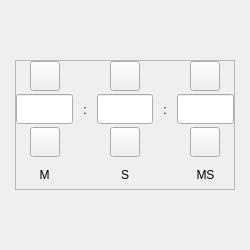
<?xml version="1.0" encoding="UTF-8"?>
<ui version="4.0">
 <class>CountDownWidget</class>
 <widget class="QWidget" name="CountDownWidget">
  <property name="geometry">
   <rect>
    <x>0</x>
    <y>0</y>
    <width>250</width>
    <height>250</height>
   </rect>
  </property>
  <property name="minimumSize">
   <size>
    <width>250</width>
    <height>250</height>
   </size>
  </property>
  <property name="maximumSize">
   <size>
    <width>250</width>
    <height>250</height>
   </size>
  </property>
  <property name="windowTitle">
   <string>Form</string>
  </property>
  <layout class="QGridLayout" name="gridLayout">
   <property name="leftMargin">
    <number>0</number>
   </property>
   <property name="topMargin">
    <number>0</number>
   </property>
   <property name="rightMargin">
    <number>0</number>
   </property>
   <property name="bottomMargin">
    <number>0</number>
   </property>
   <property name="spacing">
    <number>0</number>
   </property>
   <item row="0" column="0">
    <widget class="QFrame" name="frame">
     <property name="minimumSize">
      <size>
       <width>220</width>
       <height>130</height>
      </size>
     </property>
     <property name="maximumSize">
      <size>
       <width>220</width>
       <height>130</height>
      </size>
     </property>
     <property name="sizeIncrement">
      <size>
       <width>0</width>
       <height>0</height>
      </size>
     </property>
     <property name="frameShape">
      <enum>QFrame::StyledPanel</enum>
     </property>
     <property name="frameShadow">
      <enum>QFrame::Raised</enum>
     </property>
     <layout class="QHBoxLayout" name="horizontalLayout_7">
      <property name="spacing">
       <number>2</number>
      </property>
      <property name="leftMargin">
       <number>0</number>
      </property>
      <property name="topMargin">
       <number>0</number>
      </property>
      <property name="rightMargin">
       <number>0</number>
      </property>
      <property name="bottomMargin">
       <number>0</number>
      </property>
      <item>
       <layout class="QVBoxLayout" name="verticalLayout">
        <property name="spacing">
         <number>3</number>
        </property>
        <item>
         <layout class="QHBoxLayout" name="horizontalLayout">
          <item>
           <spacer name="horizontalSpacer">
            <property name="orientation">
             <enum>Qt::Horizontal</enum>
            </property>
            <property name="sizeHint" stdset="0">
             <size>
              <width>13</width>
              <height>20</height>
             </size>
            </property>
           </spacer>
          </item>
          <item>
           <widget class="QToolButton" name="toolButton">
            <property name="minimumSize">
             <size>
              <width>30</width>
              <height>30</height>
             </size>
            </property>
            <property name="maximumSize">
             <size>
              <width>30</width>
              <height>30</height>
             </size>
            </property>
            <property name="text">
             <string/>
            </property>
            <property name="icon">
             <iconset resource="../img.qrc">
              <normaloff>:/image/up.png</normaloff>:/image/up.png</iconset>
            </property>
            <property name="iconSize">
             <size>
              <width>16</width>
              <height>16</height>
             </size>
            </property>
           </widget>
          </item>
          <item>
           <spacer name="horizontalSpacer_2">
            <property name="orientation">
             <enum>Qt::Horizontal</enum>
            </property>
            <property name="sizeHint" stdset="0">
             <size>
              <width>13</width>
              <height>20</height>
             </size>
            </property>
           </spacer>
          </item>
         </layout>
        </item>
        <item>
         <widget class="QLineEdit" name="edit_min">
          <property name="minimumSize">
           <size>
            <width>50</width>
            <height>30</height>
           </size>
          </property>
         </widget>
        </item>
        <item>
         <layout class="QHBoxLayout" name="horizontalLayout_2">
          <item>
           <spacer name="horizontalSpacer_3">
            <property name="orientation">
             <enum>Qt::Horizontal</enum>
            </property>
            <property name="sizeHint" stdset="0">
             <size>
              <width>13</width>
              <height>20</height>
             </size>
            </property>
           </spacer>
          </item>
          <item>
           <widget class="QToolButton" name="toolButton_2">
            <property name="minimumSize">
             <size>
              <width>30</width>
              <height>30</height>
             </size>
            </property>
            <property name="maximumSize">
             <size>
              <width>30</width>
              <height>30</height>
             </size>
            </property>
            <property name="text">
             <string/>
            </property>
            <property name="icon">
             <iconset resource="../img.qrc">
              <normaloff>:/image/down.png</normaloff>:/image/down.png</iconset>
            </property>
            <property name="iconSize">
             <size>
              <width>16</width>
              <height>16</height>
             </size>
            </property>
           </widget>
          </item>
          <item>
           <spacer name="horizontalSpacer_4">
            <property name="orientation">
             <enum>Qt::Horizontal</enum>
            </property>
            <property name="sizeHint" stdset="0">
             <size>
              <width>13</width>
              <height>20</height>
             </size>
            </property>
           </spacer>
          </item>
         </layout>
        </item>
        <item>
         <widget class="QLabel" name="label_3">
          <property name="text">
           <string>M</string>
          </property>
          <property name="alignment">
           <set>Qt::AlignCenter</set>
          </property>
         </widget>
        </item>
       </layout>
      </item>
      <item>
       <layout class="QVBoxLayout" name="verticalLayout_4">
        <item>
         <spacer name="verticalSpacer_3">
          <property name="orientation">
           <enum>Qt::Vertical</enum>
          </property>
          <property name="sizeType">
           <enum>QSizePolicy::Fixed</enum>
          </property>
          <property name="sizeHint" stdset="0">
           <size>
            <width>20</width>
            <height>20</height>
           </size>
          </property>
         </spacer>
        </item>
        <item>
         <widget class="QLabel" name="label">
          <property name="text">
           <string>:</string>
          </property>
          <property name="alignment">
           <set>Qt::AlignCenter</set>
          </property>
         </widget>
        </item>
        <item>
         <spacer name="verticalSpacer">
          <property name="orientation">
           <enum>Qt::Vertical</enum>
          </property>
          <property name="sizeType">
           <enum>QSizePolicy::Fixed</enum>
          </property>
          <property name="sizeHint" stdset="0">
           <size>
            <width>20</width>
            <height>50</height>
           </size>
          </property>
         </spacer>
        </item>
       </layout>
      </item>
      <item>
       <layout class="QVBoxLayout" name="verticalLayout_2">
        <property name="spacing">
         <number>3</number>
        </property>
        <item>
         <layout class="QHBoxLayout" name="horizontalLayout_3">
          <item>
           <spacer name="horizontalSpacer_5">
            <property name="orientation">
             <enum>Qt::Horizontal</enum>
            </property>
            <property name="sizeHint" stdset="0">
             <size>
              <width>13</width>
              <height>20</height>
             </size>
            </property>
           </spacer>
          </item>
          <item>
           <widget class="QToolButton" name="toolButton_3">
            <property name="minimumSize">
             <size>
              <width>30</width>
              <height>30</height>
             </size>
            </property>
            <property name="maximumSize">
             <size>
              <width>30</width>
              <height>30</height>
             </size>
            </property>
            <property name="text">
             <string/>
            </property>
            <property name="icon">
             <iconset resource="../img.qrc">
              <normaloff>:/image/up.png</normaloff>:/image/up.png</iconset>
            </property>
            <property name="iconSize">
             <size>
              <width>16</width>
              <height>16</height>
             </size>
            </property>
           </widget>
          </item>
          <item>
           <spacer name="horizontalSpacer_6">
            <property name="orientation">
             <enum>Qt::Horizontal</enum>
            </property>
            <property name="sizeHint" stdset="0">
             <size>
              <width>13</width>
              <height>20</height>
             </size>
            </property>
           </spacer>
          </item>
         </layout>
        </item>
        <item>
         <widget class="QLineEdit" name="edit_sec">
          <property name="minimumSize">
           <size>
            <width>50</width>
            <height>30</height>
           </size>
          </property>
         </widget>
        </item>
        <item>
         <layout class="QHBoxLayout" name="horizontalLayout_4">
          <item>
           <spacer name="horizontalSpacer_7">
            <property name="orientation">
             <enum>Qt::Horizontal</enum>
            </property>
            <property name="sizeHint" stdset="0">
             <size>
              <width>13</width>
              <height>20</height>
             </size>
            </property>
           </spacer>
          </item>
          <item>
           <widget class="QToolButton" name="toolButton_4">
            <property name="minimumSize">
             <size>
              <width>30</width>
              <height>30</height>
             </size>
            </property>
            <property name="maximumSize">
             <size>
              <width>30</width>
              <height>30</height>
             </size>
            </property>
            <property name="text">
             <string/>
            </property>
            <property name="icon">
             <iconset resource="../img.qrc">
              <normaloff>:/image/down.png</normaloff>:/image/down.png</iconset>
            </property>
            <property name="iconSize">
             <size>
              <width>16</width>
              <height>16</height>
             </size>
            </property>
           </widget>
          </item>
          <item>
           <spacer name="horizontalSpacer_8">
            <property name="orientation">
             <enum>Qt::Horizontal</enum>
            </property>
            <property name="sizeHint" stdset="0">
             <size>
              <width>13</width>
              <height>20</height>
             </size>
            </property>
           </spacer>
          </item>
         </layout>
        </item>
        <item>
         <widget class="QLabel" name="label_4">
          <property name="text">
           <string>S</string>
          </property>
          <property name="alignment">
           <set>Qt::AlignCenter</set>
          </property>
         </widget>
        </item>
       </layout>
      </item>
      <item>
       <layout class="QVBoxLayout" name="verticalLayout_5">
        <property name="spacing">
         <number>0</number>
        </property>
        <item>
         <spacer name="verticalSpacer_4">
          <property name="orientation">
           <enum>Qt::Vertical</enum>
          </property>
          <property name="sizeType">
           <enum>QSizePolicy::Fixed</enum>
          </property>
          <property name="sizeHint" stdset="0">
           <size>
            <width>20</width>
            <height>20</height>
           </size>
          </property>
         </spacer>
        </item>
        <item>
         <widget class="QLabel" name="label_2">
          <property name="text">
           <string>:</string>
          </property>
          <property name="alignment">
           <set>Qt::AlignCenter</set>
          </property>
         </widget>
        </item>
        <item>
         <spacer name="verticalSpacer_2">
          <property name="orientation">
           <enum>Qt::Vertical</enum>
          </property>
          <property name="sizeType">
           <enum>QSizePolicy::Fixed</enum>
          </property>
          <property name="sizeHint" stdset="0">
           <size>
            <width>20</width>
            <height>50</height>
           </size>
          </property>
         </spacer>
        </item>
       </layout>
      </item>
      <item>
       <layout class="QVBoxLayout" name="verticalLayout_3">
        <property name="spacing">
         <number>3</number>
        </property>
        <item>
         <layout class="QHBoxLayout" name="horizontalLayout_5">
          <item>
           <spacer name="horizontalSpacer_9">
            <property name="orientation">
             <enum>Qt::Horizontal</enum>
            </property>
            <property name="sizeHint" stdset="0">
             <size>
              <width>17</width>
              <height>20</height>
             </size>
            </property>
           </spacer>
          </item>
          <item>
           <widget class="QToolButton" name="toolButton_5">
            <property name="minimumSize">
             <size>
              <width>30</width>
              <height>30</height>
             </size>
            </property>
            <property name="maximumSize">
             <size>
              <width>30</width>
              <height>30</height>
             </size>
            </property>
            <property name="text">
             <string/>
            </property>
            <property name="icon">
             <iconset resource="../img.qrc">
              <normaloff>:/image/up.png</normaloff>:/image/up.png</iconset>
            </property>
            <property name="iconSize">
             <size>
              <width>16</width>
              <height>16</height>
             </size>
            </property>
            <property name="toolButtonStyle">
             <enum>Qt::ToolButtonIconOnly</enum>
            </property>
           </widget>
          </item>
          <item>
           <spacer name="horizontalSpacer_10">
            <property name="orientation">
             <enum>Qt::Horizontal</enum>
            </property>
            <property name="sizeHint" stdset="0">
             <size>
              <width>17</width>
              <height>20</height>
             </size>
            </property>
           </spacer>
          </item>
         </layout>
        </item>
        <item>
         <widget class="QLineEdit" name="edit_msec">
          <property name="minimumSize">
           <size>
            <width>50</width>
            <height>30</height>
           </size>
          </property>
         </widget>
        </item>
        <item>
         <layout class="QHBoxLayout" name="horizontalLayout_6">
          <item>
           <spacer name="horizontalSpacer_11">
            <property name="orientation">
             <enum>Qt::Horizontal</enum>
            </property>
            <property name="sizeHint" stdset="0">
             <size>
              <width>18</width>
              <height>20</height>
             </size>
            </property>
           </spacer>
          </item>
          <item>
           <widget class="QToolButton" name="toolButton_6">
            <property name="minimumSize">
             <size>
              <width>30</width>
              <height>30</height>
             </size>
            </property>
            <property name="maximumSize">
             <size>
              <width>30</width>
              <height>30</height>
             </size>
            </property>
            <property name="text">
             <string/>
            </property>
            <property name="icon">
             <iconset resource="../img.qrc">
              <normaloff>:/image/down.png</normaloff>:/image/down.png</iconset>
            </property>
            <property name="iconSize">
             <size>
              <width>16</width>
              <height>16</height>
             </size>
            </property>
           </widget>
          </item>
          <item>
           <spacer name="horizontalSpacer_12">
            <property name="orientation">
             <enum>Qt::Horizontal</enum>
            </property>
            <property name="sizeHint" stdset="0">
             <size>
              <width>18</width>
              <height>20</height>
             </size>
            </property>
           </spacer>
          </item>
         </layout>
        </item>
        <item>
         <widget class="QLabel" name="label_5">
          <property name="text">
           <string>MS</string>
          </property>
          <property name="alignment">
           <set>Qt::AlignCenter</set>
          </property>
         </widget>
        </item>
       </layout>
      </item>
     </layout>
    </widget>
   </item>
  </layout>
 </widget>
 <resources>
  <include location="../img.qrc"/>
 </resources>
 <connections/>
</ui>
